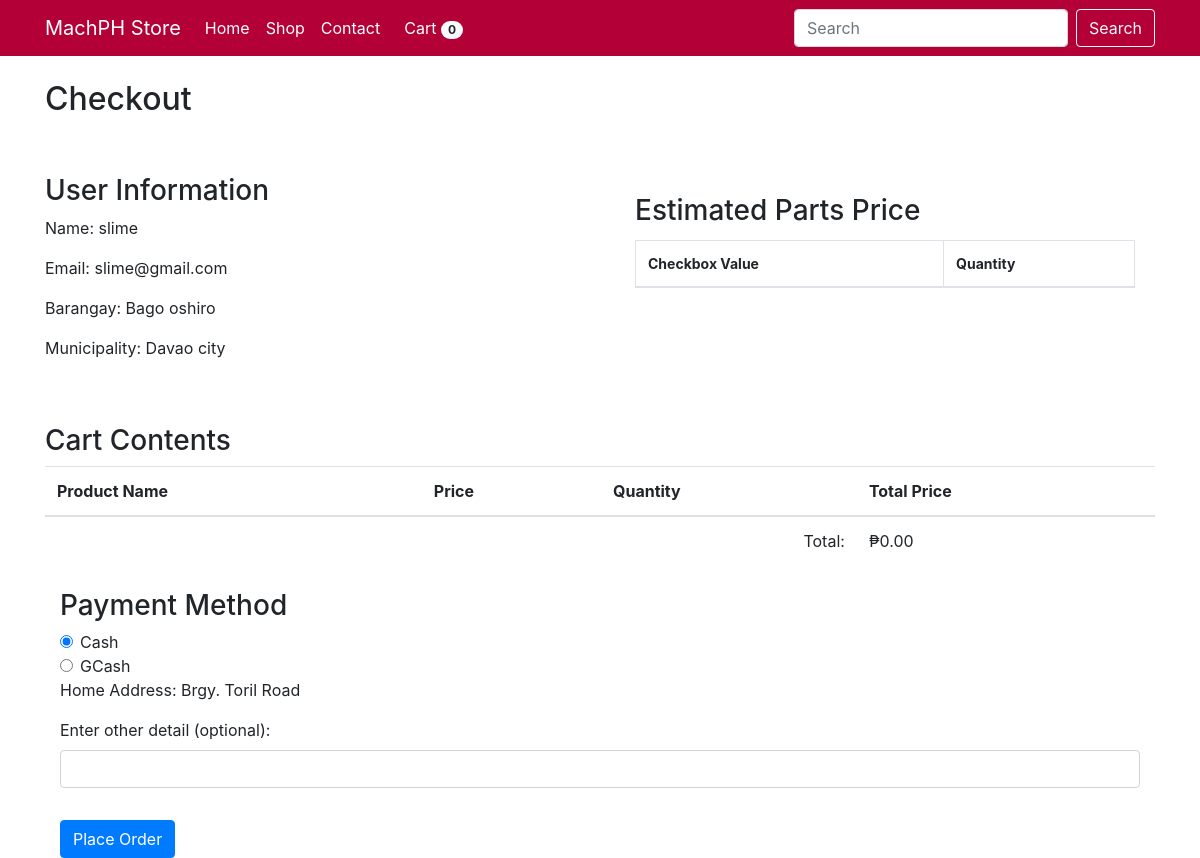
Page /checkout.php (signed in) on the committed database.
### tables this page shows
CREATE TABLE `user` (
  `id` int(100) NOT NULL,
  `name` varchar(100) NOT NULL,
  `firstname` varchar(255) DEFAULT NULL,
  `middlename` varchar(255) DEFAULT NULL,
  `lastname` varchar(255) DEFAULT NULL,
  `homeaddress` varchar(255) DEFAULT NULL,
  `email` varchar(100) NOT NULL,
  `password` varchar(100) NOT NULL,
  `image` varchar(100) NOT NULL,
  `barangay` varchar(255) DEFAULT NULL,
  `province` varchar(255) DEFAULT NULL,
  `municipality` varchar(255) DEFAULT NULL,
  `zipcode` varchar(255) DEFAULT NULL,
  `role` varchar(255) NOT NULL,
  `mechanic_id` int(11) DEFAULT NULL,
  `manager_role` varchar(20) DEFAULT 'none',
  `employment` enum('full time','part time','intern/temporary') DEFAULT NULL,
  `jobrole` set('General automotive mechanic','Brake and transmission technicians','Small engine mechanic','Tire mechanics') DEFAULT NULL,
  `autoshop_id` int(11) DEFAULT NULL,
  `companyid` int(11) DEFAULT NULL
);

### checkout.php (the view, shortened to what this page needs)
<?php
include 'config.php';
$user_id = $_SESSION['user_id'];
$user_query = "SELECT * FROM user WHERE id = $user_id";
$user_result = mysqli_query($conn, $user_query);
$user_row = mysqli_fetch_assoc($user_result);
$totalPrice = 0;
?>
<!DOCTYPE html>
<html lang="en">
<head>
    <link href="https://maxcdn.bootstrapcdn.com/bootstrap/4.5.2/css/bootstrap.min.css" rel="stylesheet">
</head>
<body>
<nav class="navbar navbar-expand-lg navbar-light" style="background-color: #b30036;">
    <div class="container">
        <a class="navbar-brand text-white" href="home.php">MachPH Store</a>
        <div class="collapse navbar-collapse" id="navbarSupportedContent">
            <ul class="navbar-nav mr-auto">
                <li class="nav-item">
                    <a class="nav-link text-white" href="home.php">Home</a>
                </li>
                <li class="nav-item active">
                    <a class="nav-link text-white" href="shop.php">Shop</a>
                </li>
                <li class="nav-item">
                    <a class="nav-link text-white" href="#">Contact</a>
                </li>
                    <ul class="navbar-nav ml-2">
                        <li class="nav-item">
                            <a class="nav-link text-white" href="#" data-toggle="modal" data-target="#cartModal">
                                <i class="fas fa-shopping-cart"></i> Cart <span class="badge badge-pill badge-light"><?php echo isset($_SESSION['cart']) ? count($_SESSION['cart']) : 0; ?></span>
                            </a>
                        </li>
                    </ul>
            </ul>
          <form class="form-inline my-2 my-lg-0" method="GET" action="shop.php">
                <input class="form-control mr-sm-2" type="search" placeholder="Search" aria-label="Search" name="search">
                <button class="btn btn-outline-light my-2 my-sm-0" type="submit">Search</button>
            </form>
        </div>
    </div>
</nav>
<div class="container mt-4">
    <h2>Checkout</h2>
    <br>
    <br>
    <div class="row">
        <div class="col-md-6">
            <h3>User Information</h3>
            <p>Name: <?php echo $user_row['name']; ?></p>
            <p>Email: <?php echo $user_row['email']; ?></p>
            <p>Barangay: <?php echo $user_row['barangay']; ?></p>
            <p>Municipality: <?php echo $user_row['municipality']; ?></p>
        </div>
        <div class="col-md-6">
        <div class="card-body">
            <h3 class="card-title">Estimated Parts Price</h3>
            <div class="table-responsive">
                <table class="table table-bordered" style="font-size: 14px;">
                    <thead>
                        <tr>
                            <th>Checkbox Value</th>
                            <th>Quantity</th>
                        </tr>
                    </thead>
                </table>
            </div>
        </div>
    </div>
    </div>
    <br>
    <br>
    <h3>Cart Contents</h3>
    <table class="table">
        <thead>
            <tr>
                <th>Product Name</th>
                <th>Price</th>
                <th>Quantity</th>
                <th>Total Price</th>
            </tr>
        </thead>
        <tbody>
            <tr>
                <td colspan="3" class="text-right">Total:</td>
                <td>₱<?php echo number_format($totalPrice, 2); ?></td>
            </tr>
        </tbody>
    </table>
<div class="container mt-4">
    <h3>Payment Method</h3>
    <form method="post">
        <div class="form-check">
            <input class="form-check-input" type="radio" name="payment_method" id="cash" value="cash" checked>
            <label class="form-check-label" for="cash">Cash</label>
        </div>
        <div class="form-check">
            <input class="form-check-input" type="radio" name="payment_method" id="gcash" value="gcash">
            <label class="form-check-label" for="gcash">GCash</label>
        </div>
        <div id="cash-details" style="display: block;">
            <p>Home Address: <?php echo $user_row['homeaddress']; ?></p>
            <div class="form-group">
                <label for="cashOptionalDetail">Enter other detail (optional):</label>
                <input type="text" class="form-control" id="cashOptionalDetail" name="cashOptionalDetail">
            </div>
        </div>
        <button type="submit" class="btn btn-primary mt-3">Place Order</button>
    </form>
</div>
</div>
</body>
</html>

### rows in the picture
user: name "slime", email "slime@gmail.com", barangay "Bago oshiro", municipality "Davao city", homeaddress "Brgy. Toril Road"

### other values in the picture
$totalPrice "0.00"
